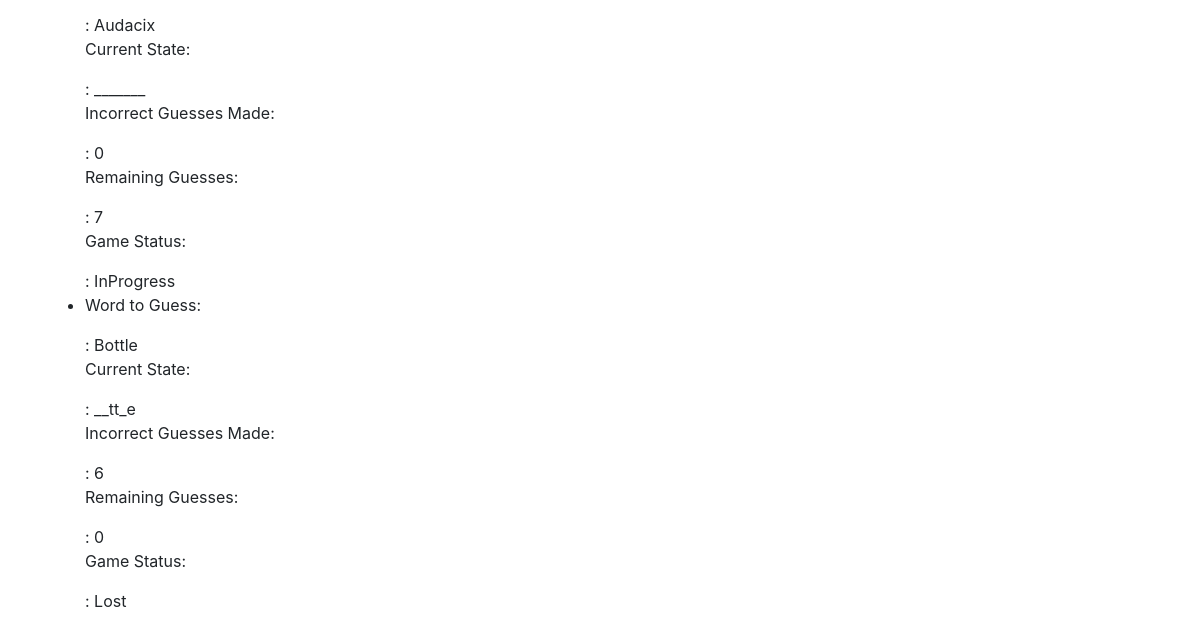
The page /games/ (lower part) on the database as committed earlier.
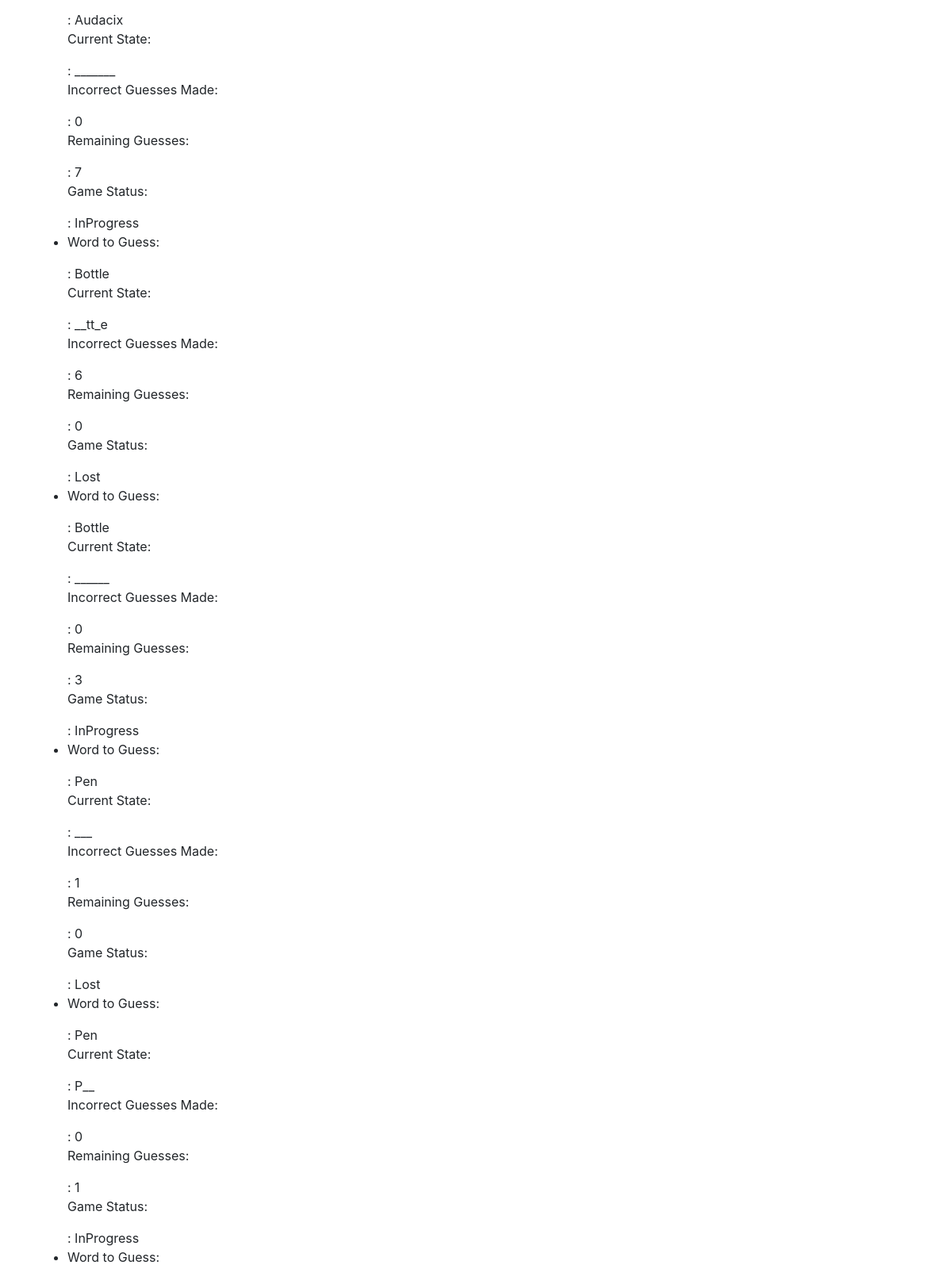
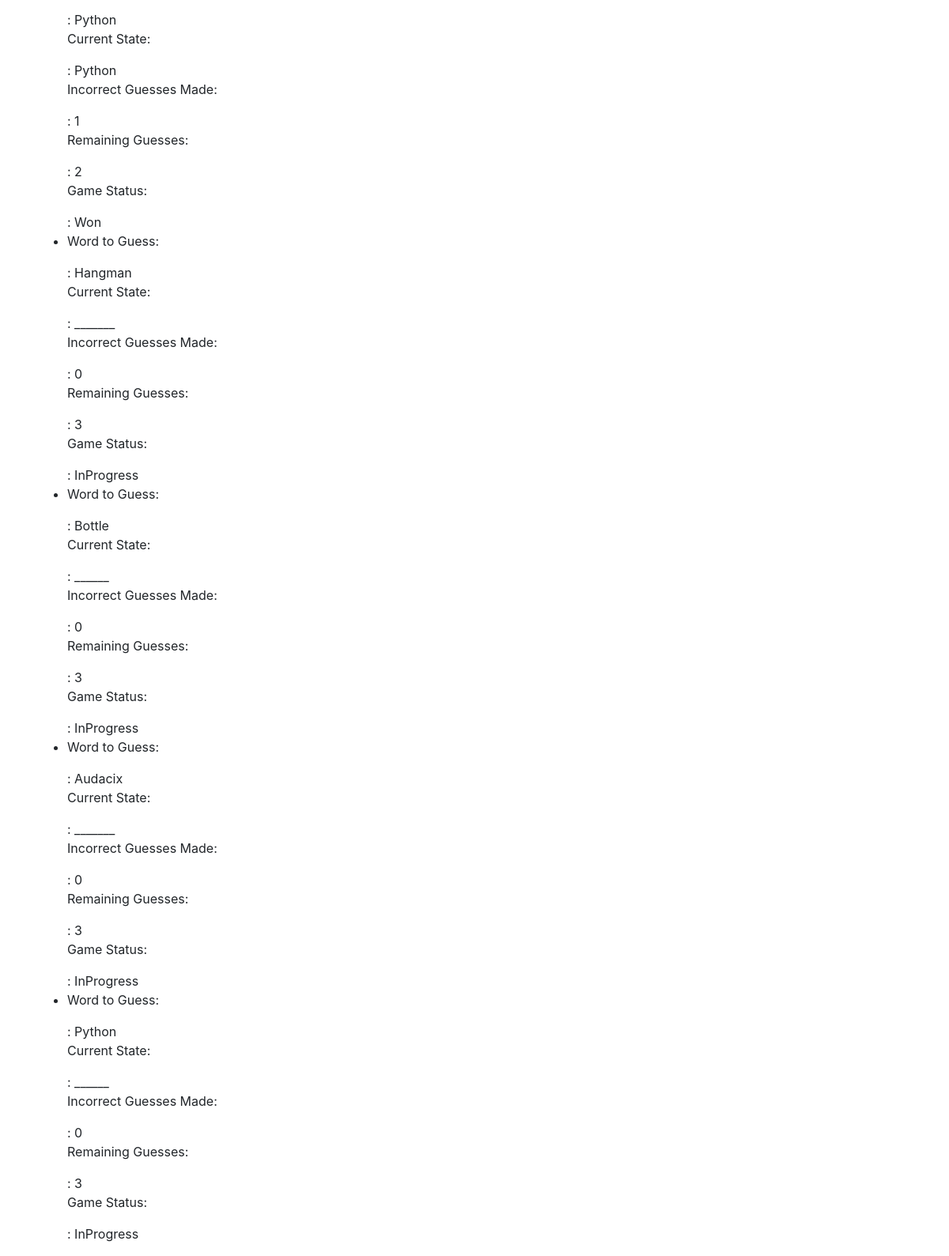
The same page on the database as committed later (2 pictures, top to bottom).
### myapp/models.py (models this page shows)
class HangmanGame(models.Model):
    word_to_guess = models.CharField(max_length=50)
    current_state = models.CharField(max_length=50)
    incorrect_guesses_made = models.PositiveIntegerField(default=0)
    remaining_guesses = models.PositiveIntegerField(default=6)
    game_status = models.CharField(max_length=10, default='InProgress')

### myapp/views.py (the view)
# urls.py: path('games/', views.game, name='games'),
def game(request):
    item = HangmanGame.objects.all()
    return render(request, 'games.html', {'games': item})

### myapp/templates/games.html (shortened to what this page needs)
{% extends "base.html" %}
{% block content %}
<ul>
    {% for game in games %}
    <li>
        <p>Word to Guess:</p>: {{ game.word_to_guess }}<br>
        <p>Current State:</p>: {{ game.current_state }}<br>
        <p>Incorrect Guesses Made:</p>: {{ game.incorrect_guesses_made }}<br>
        <p>Remaining Guesses:</p>: {{ game.remaining_guesses }}<br>
        <p>Game Status:</p>: {{ game.game_status }}<br>
    </li>
    {% endfor %}
</ul>
{% endblock %}

Rows that differ between the two databases and show on the page:
added HangmanGame: word_to_guess "Bottle", current_state "______", incorrect_guesses_made "0", remaining_guesses "3", game_status "InProgress"
added HangmanGame: word_to_guess "Pen", current_state "___", incorrect_guesses_made "1", remaining_guesses "0", game_status "Lost"
added HangmanGame: word_to_guess "Pen", current_state "P__", incorrect_guesses_made "0", remaining_guesses "1", game_status "InProgress"
added HangmanGame: word_to_guess "Python", current_state "Python", incorrect_guesses_made "1", remaining_guesses "2", game_status "Won"
added HangmanGame: word_to_guess "Hangman", current_state "_______", incorrect_guesses_made "0", remaining_guesses "3", game_status "InProgress"
added HangmanGame: word_to_guess "Bottle", current_state "______", incorrect_guesses_made "0", remaining_guesses "3", game_status "InProgress"
added HangmanGame: word_to_guess "Audacix", current_state "_______", incorrect_guesses_made "0", remaining_guesses "3", game_status "InProgress"
added HangmanGame: word_to_guess "Python", current_state "______", incorrect_guesses_made "0", remaining_guesses "3", game_status "InProgress"
